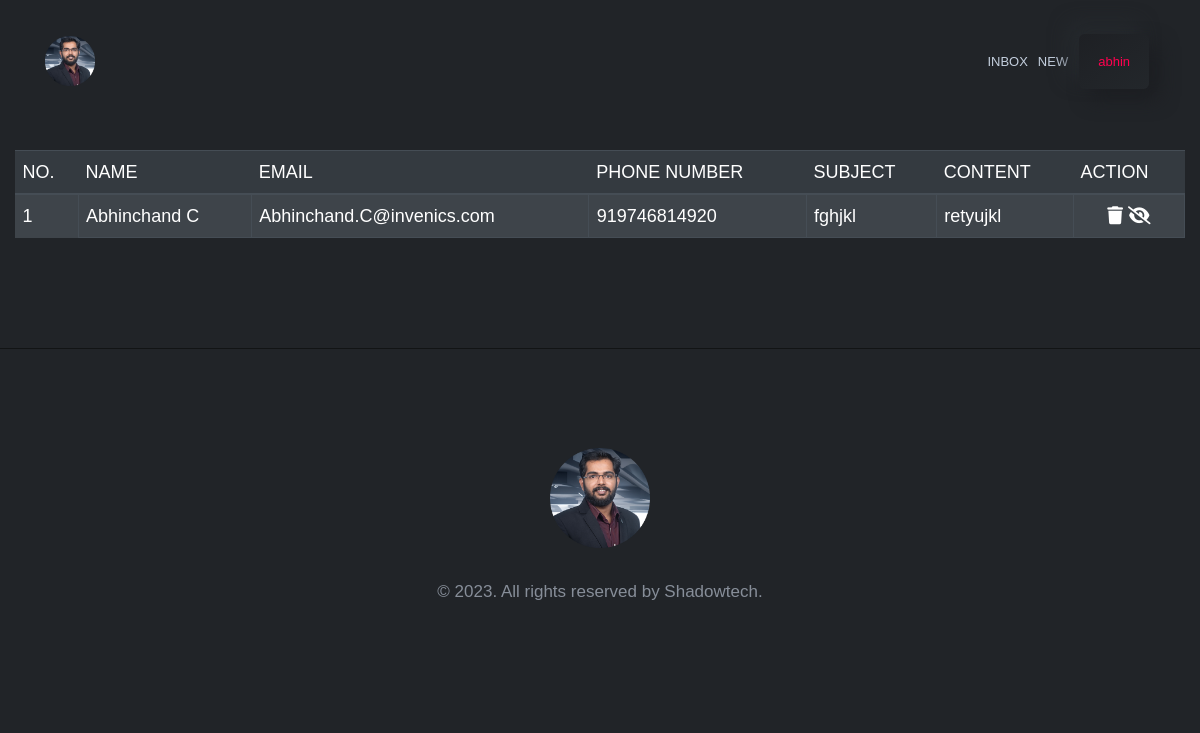
/admin_page (signed in), run on an earlier commit of the app's database.
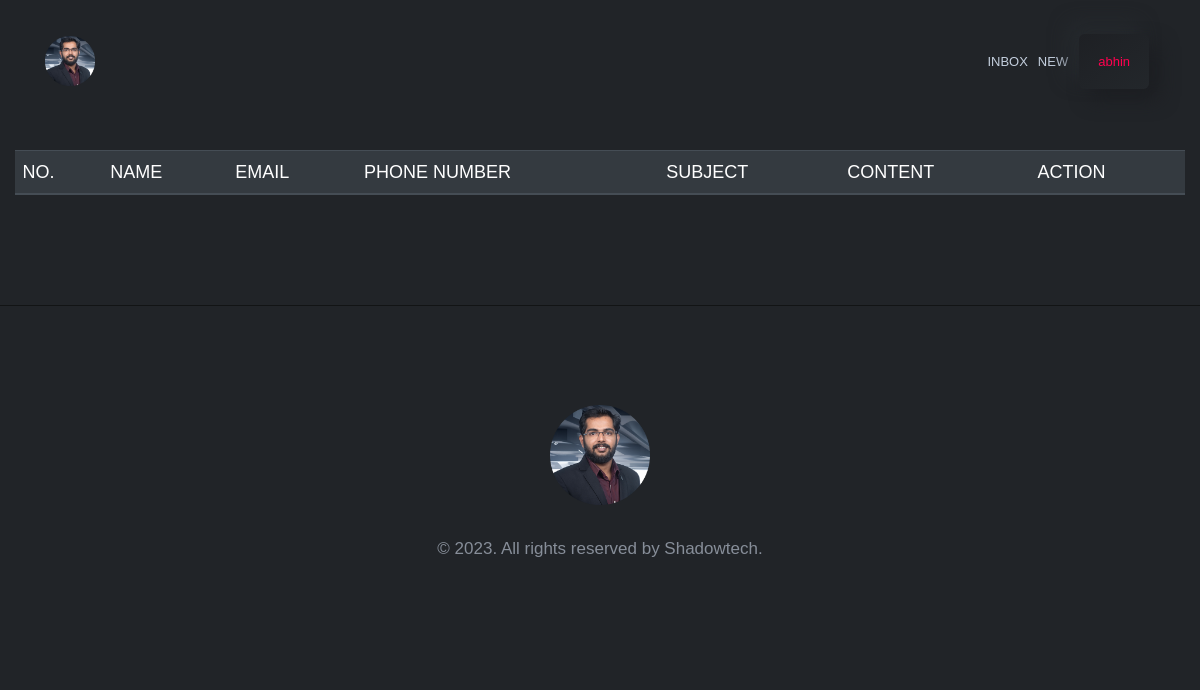
And on a later commit of the database.
### shadow/models.py (models this page shows, shortened)
class Message(models.Model):
    name = models.CharField(max_length=100)
    email = models.EmailField(max_length=100)
    phone_no = models.IntegerField()
    subject = models.CharField(max_length=250)
    content = models.TextField()
    status = models.BooleanField(default=False)
    update = models.DateTimeField(auto_now=True, auto_now_add=False)
    timestamp = models.DateTimeField(auto_now=False, auto_now_add=True)
    class Meta:
        ordering = ["-timestamp", "-update"]

### shadow/views.py (the view)
# urls.py: path('admin_page',admin_page,name='admin_page'),
@login_required()
def admin_page(request):
    data = Message.objects.all()
    context ={
        'message_data':data
    }
    return render(request,'admin/inbox.html',context)

### templates/admin/inbox.html (shortened to what this page needs)
{% extends 'admin/admin_home.html' %}
{% block content %}
<div id="home" class="rn-slider-area">
    <div class="slide slider-style-1">
        <div class="container">
            <table class="table table-striped table-dark">
                <thead>
                <tr>
                    <th scope="col">No.</th>
                    <th scope="col">Name</th>
                    <th scope="col">Email</th>
                    <th scope="col">Phone Number</th>
                    <th scope="col">Subject</th>
                    <th scope="col">content</th>
                    <th scope="col">Action</th>
                </tr>
                </thead>
                <tbody>
                {% for msg in message_data %}
                    <tr>
                        <th scope="row">
                            </i>{{ forloop.counter }} </th>
                        <td>{{ msg.name }}</td>
                        <td>{{ msg.email }}</td>
                        <td>{{ msg.phone_no }}</td>
                        <td>{{ msg.subject }}</td>
                        <td>{{ msg.content }}</td>
                        <td align="center"><a href="{% url 'delete_message' id=msg.id %}"><i
                                class="fa-solid fa-trash"></i></a>
                            <a href="{% url 'read_message' id=msg.id %}"><i class="fa-sharp fa-solid fa-eye-slash"></i></a>
                        </td>
                    </tr>
                {% endfor %}
                </tbody>
            </table>
        </div>
    </div>
</div>
{% endblock %}

What changed in the data, as far as the page shows it:
removed Message: name "Abhinchand C", email "Abhinchand.C@invenics.com", phone_no "919746814920", subject "fghjkl", content "retyujkl"
